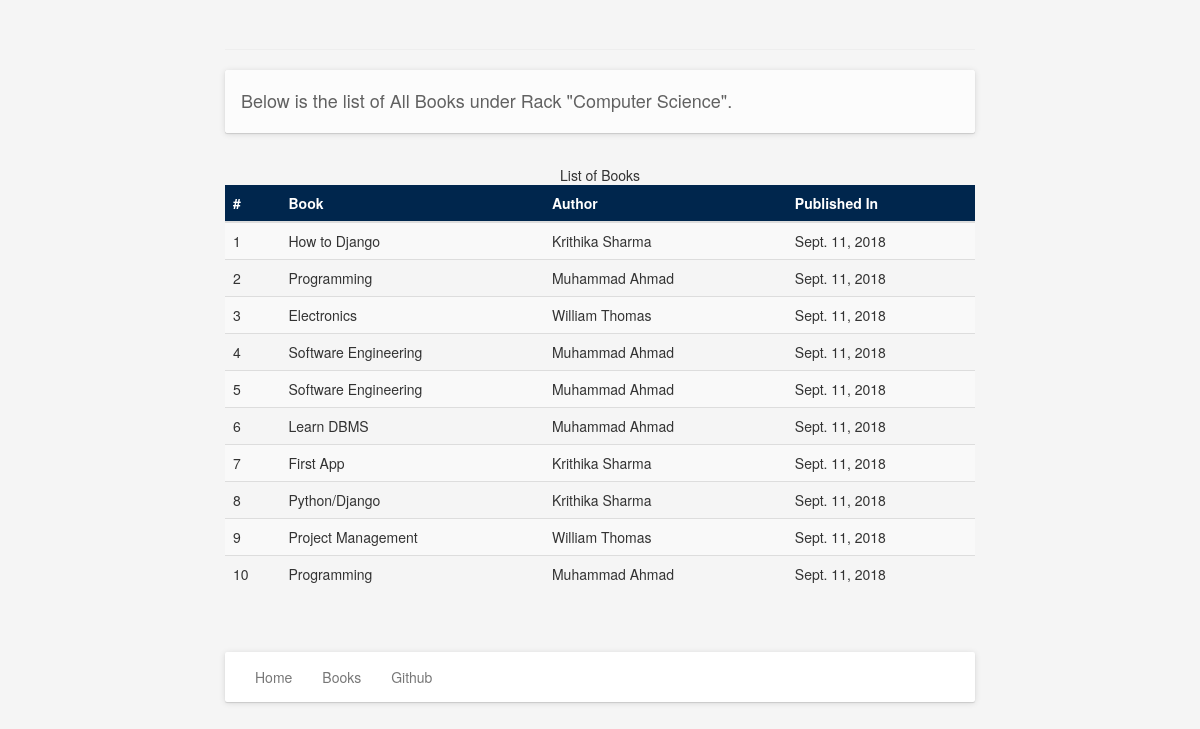
The page /library/rack/1/ on the database its author committed.
### rack/models.py (models this page shows, shortened)
class Rack(models.Model):
    name = models.CharField(max_length=150, unique=True)
    max_size = models.IntegerField()
    uid = models.CharField(max_length=50, unique=True)
    created_by = UserForeignKey(auto_user_add=True, null=True, related_name='rack_created_by')
    updated_by = UserForeignKey(auto_user_add=True, related_name='rack_updated_by')
    created_at = models.DateTimeField(auto_now_add=True, null=True)
    updated_at = models.DateTimeField(auto_now=True, null=True)

class Author(models.Model):
    f_name = models.CharField(max_length=150)
    l_name = models.CharField(max_length=150)
    def __str__(self):
        return "%s %s" % (self.f_name, self.l_name)

class Book(models.Model):
    name = models.CharField(max_length=300)
    author = models.ForeignKey(Author, on_delete=models.CASCADE)
    published = models.DateField()
    created_by = UserForeignKey(auto_user_add=True, related_name='book_created_by')
    updated_by = UserForeignKey(auto_user_add=True, related_name='book_updated_by')
    created_at = models.DateTimeField(auto_now_add=True, null=True)
    updated_at = models.DateTimeField(auto_now=True, null=True)
    class Meta:
        unique_together = ('name', 'author')

### rack/views.py (the view)
# urls.py: path('library/rack/<int:id>/', views.RackView.as_view(), name='rack_books'),
class RackView(TemplateView):
    template_name = 'rack_page.html'
    def get_context_data(self, **kwargs):
        result = super(RackView, self).get_context_data(**kwargs)
        print(kwargs)
        result_lst = []
        rack_books = Rack_books.objects.filter(rack=kwargs['id'])
        name = ''
        for i, book in enumerate(rack_books):
            result_lst.append({
                'name': book.book.name,
                'author': book.book.author,
                'published': book.book.published
            })
            if i == 0:
                name = book.rack.name
        result.update({
            'rack_books': result_lst,
            'name': name
        })
        return result

### templates/rack_page.html (shortened to what this page needs)
{% extends 'base.html' %}
{% block content %}
    <div class="page-header"></div>
    <div class="panel panel-default">
        <div class="panel-heading"><h4>Below is the list of All Books under Rack "{{ name }}".</h4></div>
    </div>
    <div>
        <table class="table table-striped table-hover">
            <caption>List of Books</caption>
            <thead class="black white-text" style="color: white; background: #00264d; ">
                <tr>
                    <th>
                        #
                    </th>
                    <th>
                        Book
                    </th>
                    <th>
                        Author
                    </th>
                    <th>
                        Published In
                    </th>
                </tr>
            </thead>
            <tbody>
                {% for book in rack_books %}
                    <tr>
                        <td> {{ forloop.counter }} </td>
                        <td> {{ book.name }} </td>
                        <td> {{ book.author }} </td>
                        <td> {{ book.published }} </td>
                    </tr>
                {% endfor %}
            </tbody>
        </table>
    </div>
    <br><br>
{% endblock %}

### templates/base.html (shortened to what this page needs)
{% load static %}
<!DOCTYPE HTML>
<html>
    {% block head %}
        <head>
            <link href="{% static 'bootstrap.min.css' %}" rel="stylesheet" media="screen">
            <link href="{% static 'style.css' %}" rel="stylesheet" media="screen">
        </head>
    {% endblock %}
    {% block body %}
        <body>
            <div id="container" class="container">
            <div class="row">
                <div class="col-sm-8 col-sm-offset-2">
                    {% block content %}
                    {% endblock %}
            {% block footer %}
                    <div id="footer">
                    <div class="navbar navbar-default">
                    <div class="container">
                                <ul class="nav navbar-nav">
                                <li><a href="/library">Home</a></li>
                                <li><a href="/library/search">Books</a></li>
                                <li><a href="https://github.com/fakhir-hanif/sentiment_gender">Github</a></li>
                            <center>
                            </center>
                        </ul>
                      </div>
                        </div>
                    </div>
            {% endblock %}
                    </div>
                </div>
            </div>
        </body>
    {% endblock %}
</html>

### static/style.css (style rules this page uses)
body { background-color: #f5f5f5; }
.panel { background-color: #fafafa; box-shadow: 0 1px 6px 0 rgba(0, 0, 0, 0.12), 0px 1px 1px 0 rgba(0, 0, 0, 0.12) !important; border-radius: 2px; background-color: #fff; margin: 0 0 32px 0; }
.panel.panel-default { border-color: #fcfcfc; }
.panel.panel-default .panel-heading { color: #616161; background-color: #fcfcfc; border-color: #fcfcfc; }
.navbar-default { box-shadow: 0 1px 6px 0 rgba(0, 0, 0, 0.12), 0px 1px 1px 0 rgba(0, 0, 0, 0.12) !important; border-radius: 2px; background-color: #fff; border: none; }

### rows shown on the page
Rack: name "Computer Science"
Author: name "How to Django", author "Krithika Sharma", published "Sept. 11, 2018", name "First App", name "Python/Django"
Author: name "Programming", author "Muhammad Ahmad", published "Sept. 11, 2018", name "Software Engineering", name "Learn DBMS"
Author: name "Electronics", author "William Thomas", published "Sept. 11, 2018", name "Project Management"
